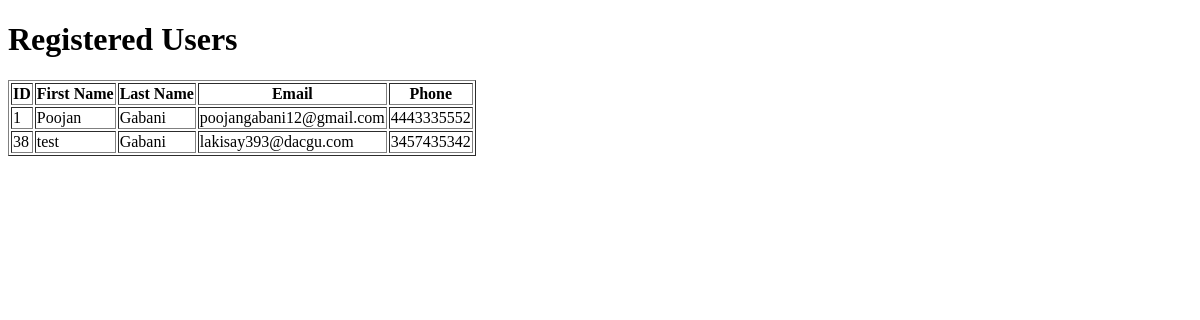
The app's page /users, older data.
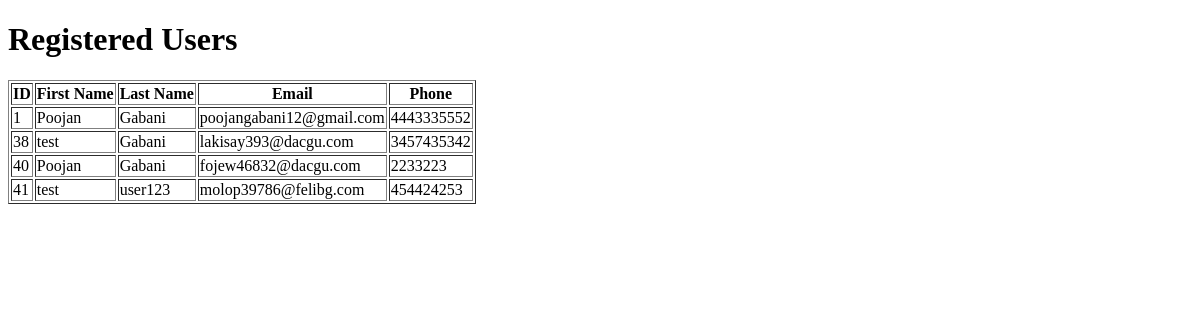
The same page, newer data.
### tables this page shows
CREATE TABLE users (
        id INTEGER PRIMARY KEY AUTOINCREMENT,
        first_name TEXT NOT NULL,
        last_name TEXT NOT NULL,
        email TEXT UNIQUE NOT NULL,
        phone TEXT NOT NULL,
        password TEXT NOT NULL
    , reset_token TEXT, reset_token_timestamp TEXT);

### HTML/app.py (the view)
@app.route('/users')
def users():
    users = get_all_users()
    return render_template('user.html', users=users)

### HTML/app.py (called while the page is built)
def get_all_users():
    conn = sqlite3.connect('database.db')
    cur = conn.cursor()
    cur.execute("SELECT * FROM users")
    users = cur.fetchall()
    conn.close()
    return users

### HTML/templates/user.html (shortened to what this page needs)
<!DOCTYPE html>
<html lang="en">
<head>
</head>
<body>
<h1>Registered Users</h1>
<table border="1">
    <thead>
        <tr>
            <th>ID</th>
            <th>First Name</th>
            <th>Last Name</th>
            <th>Email</th>
            <th>Phone</th>
        </tr>
    </thead>
    <tbody>
        {% for user in users %}
        <tr>
            <td>{{ user[0] }}</td>
            <td>{{ user[1] }}</td>
            <td>{{ user[2] }}</td>
            <td>{{ user[3] }}</td>
            <td>{{ user[4] }}</td>
        </tr>
        {% endfor %}
    </tbody>
</table>
</body>
</html>

Row changes from the older to the newer data that the page shows:
added users: id "40", first_name "Poojan", last_name "Gabani", email "fojew46832@dacgu.com", phone "2233223"
added users: id "41", first_name "test", last_name "user123", email "molop39786@felibg.com", phone "454424253"
